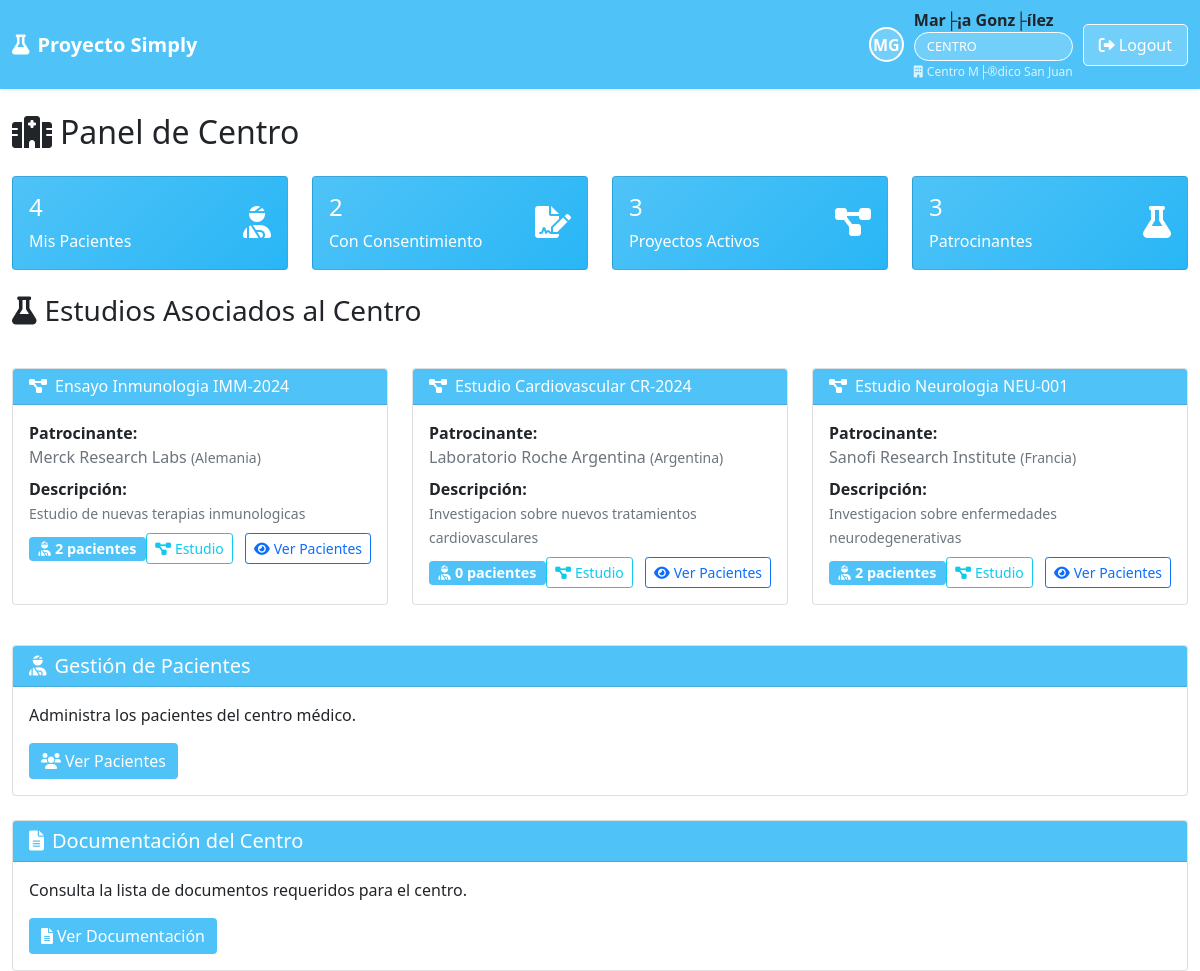
Page /site_centro/index.php (signed in) on the committed database.
### tables this page shows
CREATE TABLE IF NOT EXISTS `proyectos` (
  `id` int(11) NOT NULL AUTO_INCREMENT,
  `nombre` varchar(255) NOT NULL,
  `patrocinante_id` int(11) NOT NULL,
  `descripcion` text DEFAULT NULL,
  `fecha_alta` timestamp NOT NULL DEFAULT current_timestamp(),
  `activo` tinyint(1) DEFAULT 1,
  PRIMARY KEY (`id`),
  KEY `patrocinante_id` (`patrocinante_id`)
);

CREATE TABLE IF NOT EXISTS `laboratorios` (
  `id` int(11) NOT NULL AUTO_INCREMENT,
  `nombre` varchar(255) NOT NULL,
  `pais` varchar(100) NOT NULL,
  `fecha_alta` timestamp NOT NULL DEFAULT current_timestamp(),
  `activo` tinyint(1) DEFAULT 1,
  PRIMARY KEY (`id`)
);

### site_centro/index.php (the view, shortened to what this page needs)
<?php
include '../includes/header.php';
$database = new Database();
$db = $database->getConnection();
$user = $auth->getUserInfo();
$centro_id = $user['identidad'];
$stmt = $db->prepare("SELECT COUNT(*) as total_pacientes FROM pacientes WHERE centro_id = ? AND activo = 1");
$stmt->execute([$centro_id]);
$totalPacientes = $stmt->fetch()['total_pacientes'];
$stmt = $db->prepare("SELECT COUNT(*) as pacientes_consentimiento FROM pacientes WHERE centro_id = ? AND consentimiento_firmado = 'SI' AND activo = 1");
$stmt->execute([$centro_id]);
$pacientesConsentimiento = $stmt->fetch()['pacientes_consentimiento'];
$stmt = $db->prepare("
    SELECT COUNT(*) as total_proyectos
    FROM proyectos p
    INNER JOIN centros_proyectos cp ON p.id = cp.proyecto_id
    WHERE cp.centro_id = ? AND cp.activo = 1 AND p.activo = 1
");
$stmt->execute([$centro_id]);
$totalProyectos = $stmt->fetch()['total_proyectos'];
$stmt = $db->prepare("
    SELECT COUNT(DISTINCT l.id) as total_laboratorios
    FROM laboratorios l
    INNER JOIN proyectos p ON l.id = p.patrocinante_id
    INNER JOIN centros_proyectos cp ON p.id = cp.proyecto_id
    WHERE cp.centro_id = ? AND cp.activo = 1 AND p.activo = 1 AND l.activo = 1
");
$stmt->execute([$centro_id]);
$totalLaboratorios = $stmt->fetch()['total_laboratorios'];
$stmt = $db->prepare("
    SELECT p.id, p.nombre as proyecto_nombre, p.descripcion as proyecto_descripcion,
           l.nombre as laboratorio_nombre, l.pais as laboratorio_pais,
           COUNT(pa.id) as cantidad_pacientes
    FROM proyectos p
    INNER JOIN centros_proyectos cp ON p.id = cp.proyecto_id
    LEFT JOIN laboratorios l ON p.patrocinante_id = l.id
    LEFT JOIN pacientes pa ON p.id = pa.proyecto_id AND pa.centro_id = ? AND pa.activo = 1
    WHERE cp.centro_id = ? AND cp.activo = 1 AND p.activo = 1
    GROUP BY p.id, p.nombre, p.descripcion, l.nombre, l.pais
    ORDER BY p.nombre
");
$stmt->execute([$centro_id, $centro_id]);
$estudios = $stmt->fetchAll();
?>
<div class="row">
    <div class="col-12">
        <h2 class="mb-4">
            <i class="fas fa-hospital me-2"></i>Panel de Centro
        </h2>
    </div>
</div>
<div class="row mb-4">
    <div class="col-md-3">
        <div class="card" style="background: linear-gradient(135deg, #4FC3F7 0%, #29B6F6 100%); color: white;">
            <div class="card-body">
                <div class="d-flex justify-content-between">
                    <div>
                        <h4 class="card-title"><?php echo $totalPacientes; ?></h4>
                        <p class="card-text">Mis Pacientes</p>
                    </div>
                    <div class="align-self-center">
                        <i class="fas fa-user-injured fa-2x"></i>
                    </div>
                </div>
            </div>
        </div>
    </div>
    <div class="col-md-3">
        <div class="card" style="background: linear-gradient(135deg, #4FC3F7 0%, #29B6F6 100%); color: white;">
            <div class="card-body">
                <div class="d-flex justify-content-between">
                    <div>
                        <h4 class="card-title"><?php echo $pacientesConsentimiento; ?></h4>
                        <p class="card-text">Con Consentimiento</p>
                    </div>
                    <div class="align-self-center">
                        <i class="fas fa-file-signature fa-2x"></i>
                    </div>
                </div>
            </div>
        </div>
    </div>
    <div class="col-md-3">
        <div class="card" style="background: linear-gradient(135deg, #4FC3F7 0%, #29B6F6 100%); color: white;">
            <div class="card-body">
                <div class="d-flex justify-content-between">
                    <div>
                        <h4 class="card-title"><?php echo $totalProyectos; ?></h4>
                        <p class="card-text">Proyectos Activos</p>
                    </div>
                    <div class="align-self-center">
                        <i class="fas fa-project-diagram fa-2x"></i>
                    </div>
                </div>
            </div>
        </div>
    </div>
    <div class="col-md-3">
        <div class="card" style="background: linear-gradient(135deg, #4FC3F7 0%, #29B6F6 100%); color: white;">
            <div class="card-body">
                <div class="d-flex justify-content-between">
                    <div>
                        <h4 class="card-title"><?php echo $totalLaboratorios; ?></h4>
                        <p class="card-text">Patrocinantes</p>
                    </div>
                    <div class="align-self-center">
                        <i class="fas fa-flask fa-2x"></i>
                    </div>
                </div>
            </div>
        </div>
    </div>
</div>
<?php if (!empty($estudios)): ?>
<div class="row mb-4">
    <div class="col-12">
        <h3 class="mb-3">
            <i class="fas fa-flask me-2"></i>Estudios Asociados al Centro
        </h3>
    </div>
</div>
<div class="row mb-4">
    <?php foreach ($estudios as $estudio): ?>
    <div class="col-md-6 col-lg-4 mb-3">
        <div class="card h-100">
            <div class="card-header" style="background: #4FC3F7; color: white;">
                <h6 class="card-title mb-0">
                    <i class="fas fa-project-diagram me-2"></i><?php echo htmlspecialchars($estudio['proyecto_nombre']); ?>
                </h6>
            </div>
            <div class="card-body">
                <div class="mb-2">
                    <strong>Patrocinante:</strong><br>
                    <span class="text-muted"><?php echo htmlspecialchars($estudio['laboratorio_nombre']); ?></span>
                    <?php if ($estudio['laboratorio_pais']): ?>
                        <small class="text-muted">(<?php echo htmlspecialchars($estudio['laboratorio_pais']); ?>)</small>
                    <?php endif; ?>
                </div>
                <?php if ($estudio['proyecto_descripcion']): ?>
                <div class="mb-2">
                    <strong>Descripción:</strong><br>
                    <small class="text-muted"><?php echo htmlspecialchars(substr($estudio['proyecto_descripcion'], 0, 100)); ?><?php echo strlen($estudio['proyecto_descripcion']) > 100 ? '...' : ''; ?></small>
                </div>
                <?php endif; ?>
                <div class="d-flex justify-content-between align-items-center">
                    <div>
                        <span class="badge" style="background: #4FC3F7; color: white; font-size: 0.9em;">
                            <i class="fas fa-user-injured me-1"></i><?php echo $estudio['cantidad_pacientes']; ?> pacientes
                        </span>
                    </div>
                    <div>
                        <a href="estudio.php?id=<?php echo $estudio['id']; ?>" class="btn btn-sm btn-outline-info me-2">
                            <i class="fas fa-project-diagram me-1"></i>Estudio
                        </a>
                        <a href="pacientes.php?proyecto=<?php echo $estudio['id']; ?>" class="btn btn-sm btn-outline-primary">
                            <i class="fas fa-eye me-1"></i>Ver Pacientes
                        </a>
                    </div>
                </div>
            </div>
        </div>
    </div>
    <?php endforeach; ?>
</div>
<?php endif; ?>
<div class="row">
    <div class="col-12">
        <div class="card">
            <div class="card-header" style="background: #4FC3F7; color: white;">
                <h5 class="card-title mb-0">
                    <i class="fas fa-user-injured me-2"></i>Gestión de Pacientes
                </h5>
            </div>
            <div class="card-body">
                <p class="card-text">Administra los pacientes del centro médico.</p>
                <a href="pacientes.php" class="btn" style="background: #4FC3F7; color: white; border: none;">
                    <i class="fas fa-users me-1"></i>Ver Pacientes
                </a>
            </div>
        </div>
    </div>
</div>
<div class="row mt-4">
    <div class="col-12">
        <div class="card">
            <div class="card-header" style="background: #4FC3F7; color: white;">
                <h5 class="card-title mb-0">
                    <i class="fas fa-file-alt me-2"></i>Documentación del Centro
                </h5>
            </div>
            <div class="card-body">
                <p class="card-text">Consulta la lista de documentos requeridos para el centro.</p>
                <a href="documentos_centro.php" class="btn" style="background: #4FC3F7; color: white; border: none;">
                    <i class="fas fa-file-alt me-1"></i>Ver Documentación
                </a>
            </div>
        </div>
    </div>
</div>
<?php include '../includes/footer.php'; ?>

### rows in the picture
proyectos: nombre "Ensayo Inmunologia IMM-2024", patrocinante.nombre "Merck Research Labs", patrocinante.pais "Alemania", descripcion "Estudio de nuevas terapias inmunologicas", cantidad_pacientes "2"
proyectos: nombre "Estudio Cardiovascular CR-2024", patrocinante.nombre "Laboratorio Roche Argentina", patrocinante.pais "Argentina", descripcion "Investigacion sobre nuevos tratamientos cardiovasculares", cantidad_pacientes "0"
proyectos: nombre "Estudio Neurologia NEU-001", patrocinante.nombre "Sanofi Research Institute", patrocinante.pais "Francia", descripcion "Investigacion sobre enfermedades neurodegenerativas", cantidad_pacientes "2"

### other values in the picture
substr($user['nombre'], 0, 1) . substr($user['apellido'], 0, 1) "MG"
$user['nombre'] . ' ' . $user['apellido'] "Mar├¡a Gonz├ílez"
$user['rol'] "CENTRO"
$user['entidad_nombre'] "Centro M├®dico San Juan"
$totalPacientes "4"
$pacientesConsentimiento "2"
$totalProyectos "3"
$totalLaboratorios "3"
